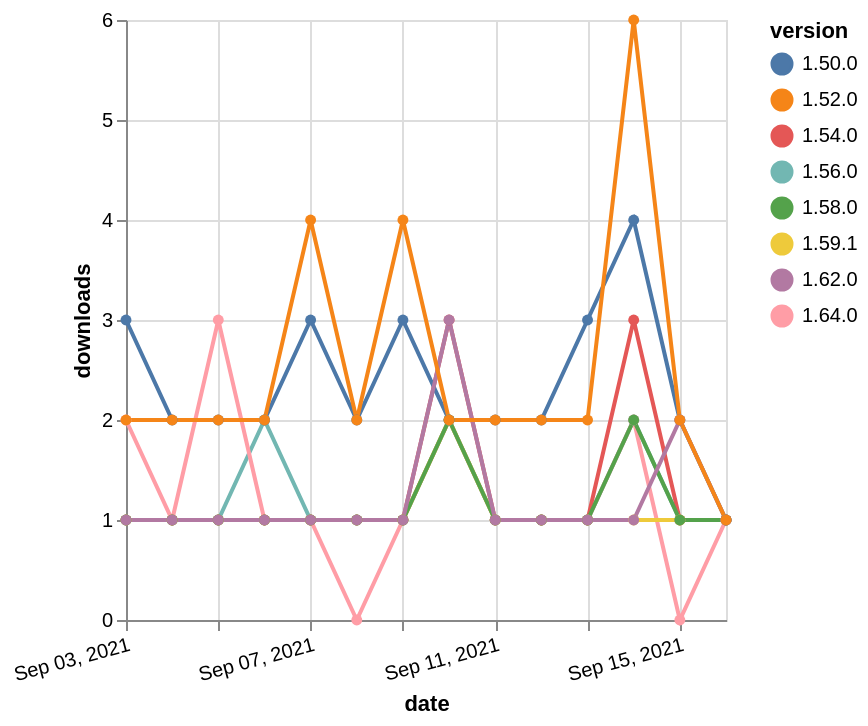

The Vega-Lite source for this figure:
### Vega-Lite specification from a JSON file in a GitHub repository (floating-point values rounded to 4 significant figures)
{"$schema": "https://vega.github.io/schema/vega-lite/v5.json", "description": "A simple bar chart with embedded data.", "data": {"values": [{"date": "2021-09-03", "total": 210, "delta": 1, "version": "1.56.0"}, {"date": "2021-09-04", "total": 211, "delta": 1, "version": "1.56.0"}, {"date": "2021-09-05", "total": 212, "delta": 1, "version": "1.56.0"}, {"date": "2021-09-06", "total": 214, "delta": 2, "version": "1.56.0"}, {"date": "2021-09-07", "total": 215, "delta": 1, "version": "1.56.0"}, {"date": "2021-09-08", "total": 216, "delta": 1, "version": "1.56.0"}, {"date": "2021-09-09", "total": 217, "delta": 1, "version": "1.56.0"}, {"date": "2021-09-10", "total": 219, "delta": 2, "version": "1.56.0"}, {"date": "2021-09-11", "total": 220, "delta": 1, "version": "1.56.0"}, {"date": "2021-09-12", "total": 221, "delta": 1, "version": "1.56.0"}, {"date": "2021-09-13", "total": 222, "delta": 1, "version": "1.56.0"}, {"date": "2021-09-14", "total": 224, "delta": 2, "version": "1.56.0"}, {"date": "2021-09-15", "total": 225, "delta": 1, "version": "1.56.0"}, {"date": "2021-09-16", "total": 226, "delta": 1, "version": "1.56.0"}, {"date": "2021-09-03", "total": 124, "delta": 2, "version": "1.64.0"}, {"date": "2021-09-04", "total": 125, "delta": 1, "version": "1.64.0"}, {"date": "2021-09-05", "total": 128, "delta": 3, "version": "1.64.0"}, {"date": "2021-09-06", "total": 129, "delta": 1, "version": "1.64.0"}, {"date": "2021-09-07", "total": 130, "delta": 1, "version": "1.64.0"}, {"date": "2021-09-08", "total": 130, "delta": 0, "version": "1.64.0"}, {"date": "2021-09-09", "total": 131, "delta": 1, "version": "1.64.0"}, {"date": "2021-09-10", "total": 133, "delta": 2, "version": "1.64.0"}, {"date": "2021-09-11", "total": 134, "delta": 1, "version": "1.64.0"}, {"date": "2021-09-12", "total": 135, "delta": 1, "version": "1.64.0"}, {"date": "2021-09-13", "total": 136, "delta": 1, "version": "1.64.0"}, {"date": "2021-09-14", "total": 138, "delta": 2, "version": "1.64.0"}, {"date": "2021-09-15", "total": 138, "delta": 0, "version": "1.64.0"}, {"date": "2021-09-16", "total": 139, "delta": 1, "version": "1.64.0"}, {"date": "2021-09-03", "total": 418, "delta": 1, "version": "1.54.0"}, {"date": "2021-09-04", "total": 419, "delta": 1, "version": "1.54.0"}, {"date": "2021-09-05", "total": 420, "delta": 1, "version": "1.54.0"}, {"date": "2021-09-06", "total": 421, "delta": 1, "version": "1.54.0"}, {"date": "2021-09-07", "total": 422, "delta": 1, "version": "1.54.0"}, {"date": "2021-09-08", "total": 423, "delta": 1, "version": "1.54.0"}, {"date": "2021-09-09", "total": 424, "delta": 1, "version": "1.54.0"}, {"date": "2021-09-10", "total": 427, "delta": 3, "version": "1.54.0"}, {"date": "2021-09-11", "total": 428, "delta": 1, "version": "1.54.0"}, {"date": "2021-09-12", "total": 429, "delta": 1, "version": "1.54.0"}, {"date": "2021-09-13", "total": 430, "delta": 1, "version": "1.54.0"}, {"date": "2021-09-14", "total": 433, "delta": 3, "version": "1.54.0"}, {"date": "2021-09-15", "total": 434, "delta": 1, "version": "1.54.0"}, {"date": "2021-09-16", "total": 435, "delta": 1, "version": "1.54.0"}, {"date": "2021-09-03", "total": 164, "delta": 1, "version": "1.59.1"}, {"date": "2021-09-04", "total": 165, "delta": 1, "version": "1.59.1"}, {"date": "2021-09-05", "total": 166, "delta": 1, "version": "1.59.1"}, {"date": "2021-09-06", "total": 167, "delta": 1, "version": "1.59.1"}, {"date": "2021-09-07", "total": 168, "delta": 1, "version": "1.59.1"}, {"date": "2021-09-08", "total": 169, "delta": 1, "version": "1.59.1"}, {"date": "2021-09-09", "total": 170, "delta": 1, "version": "1.59.1"}, {"date": "2021-09-10", "total": 172, "delta": 2, "version": "1.59.1"}, {"date": "2021-09-11", "total": 173, "delta": 1, "version": "1.59.1"}, {"date": "2021-09-12", "total": 174, "delta": 1, "version": "1.59.1"}, {"date": "2021-09-13", "total": 175, "delta": 1, "version": "1.59.1"}, {"date": "2021-09-14", "total": 176, "delta": 1, "version": "1.59.1"}, {"date": "2021-09-15", "total": 177, "delta": 1, "version": "1.59.1"}, {"date": "2021-09-16", "total": 178, "delta": 1, "version": "1.59.1"}, {"date": "2021-09-03", "total": 197, "delta": 1, "version": "1.58.0"}, {"date": "2021-09-04", "total": 198, "delta": 1, "version": "1.58.0"}, {"date": "2021-09-05", "total": 199, "delta": 1, "version": "1.58.0"}, {"date": "2021-09-06", "total": 200, "delta": 1, "version": "1.58.0"}, {"date": "2021-09-07", "total": 201, "delta": 1, "version": "1.58.0"}, {"date": "2021-09-08", "total": 202, "delta": 1, "version": "1.58.0"}, {"date": "2021-09-09", "total": 203, "delta": 1, "version": "1.58.0"}, {"date": "2021-09-10", "total": 205, "delta": 2, "version": "1.58.0"}, {"date": "2021-09-11", "total": 206, "delta": 1, "version": "1.58.0"}, {"date": "2021-09-12", "total": 207, "delta": 1, "version": "1.58.0"}, {"date": "2021-09-13", "total": 208, "delta": 1, "version": "1.58.0"}, {"date": "2021-09-14", "total": 210, "delta": 2, "version": "1.58.0"}, {"date": "2021-09-15", "total": 211, "delta": 1, "version": "1.58.0"}, {"date": "2021-09-16", "total": 212, "delta": 1, "version": "1.58.0"}, {"date": "2021-09-03", "total": 2353, "delta": 3, "version": "1.50.0"}, {"date": "2021-09-04", "total": 2355, "delta": 2, "version": "1.50.0"}, {"date": "2021-09-05", "total": 2357, "delta": 2, "version": "1.50.0"}, {"date": "2021-09-06", "total": 2359, "delta": 2, "version": "1.50.0"}, {"date": "2021-09-07", "total": 2362, "delta": 3, "version": "1.50.0"}, {"date": "2021-09-08", "total": 2364, "delta": 2, "version": "1.50.0"}, {"date": "2021-09-09", "total": 2367, "delta": 3, "version": "1.50.0"}, {"date": "2021-09-10", "total": 2369, "delta": 2, "version": "1.50.0"}, {"date": "2021-09-11", "total": 2371, "delta": 2, "version": "1.50.0"}, {"date": "2021-09-12", "total": 2373, "delta": 2, "version": "1.50.0"}, {"date": "2021-09-13", "total": 2376, "delta": 3, "version": "1.50.0"}, {"date": "2021-09-14", "total": 2380, "delta": 4, "version": "1.50.0"}, {"date": "2021-09-15", "total": 2382, "delta": 2, "version": "1.50.0"}, {"date": "2021-09-16", "total": 2383, "delta": 1, "version": "1.50.0"}, {"date": "2021-09-03", "total": 192, "delta": 1, "version": "1.62.0"}, {"date": "2021-09-04", "total": 193, "delta": 1, "version": "1.62.0"}, {"date": "2021-09-05", "total": 194, "delta": 1, "version": "1.62.0"}, {"date": "2021-09-06", "total": 195, "delta": 1, "version": "1.62.0"}, {"date": "2021-09-07", "total": 196, "delta": 1, "version": "1.62.0"}, {"date": "2021-09-08", "total": 197, "delta": 1, "version": "1.62.0"}, {"date": "2021-09-09", "total": 198, "delta": 1, "version": "1.62.0"}, {"date": "2021-09-10", "total": 201, "delta": 3, "version": "1.62.0"}, {"date": "2021-09-11", "total": 202, "delta": 1, "version": "1.62.0"}, {"date": "2021-09-12", "total": 203, "delta": 1, "version": "1.62.0"}, {"date": "2021-09-13", "total": 204, "delta": 1, "version": "1.62.0"}, {"date": "2021-09-14", "total": 205, "delta": 1, "version": "1.62.0"}, {"date": "2021-09-15", "total": 207, "delta": 2, "version": "1.62.0"}, {"date": "2021-09-16", "total": 208, "delta": 1, "version": "1.62.0"}, {"date": "2021-09-03", "total": 2480, "delta": 2, "version": "1.52.0"}, {"date": "2021-09-04", "total": 2482, "delta": 2, "version": "1.52.0"}, {"date": "2021-09-05", "total": 2484, "delta": 2, "version": "1.52.0"}, {"date": "2021-09-06", "total": 2486, "delta": 2, "version": "1.52.0"}, {"date": "2021-09-07", "total": 2490, "delta": 4, "version": "1.52.0"}, {"date": "2021-09-08", "total": 2492, "delta": 2, "version": "1.52.0"}, {"date": "2021-09-09", "total": 2496, "delta": 4, "version": "1.52.0"}, {"date": "2021-09-10", "total": 2498, "delta": 2, "version": "1.52.0"}, {"date": "2021-09-11", "total": 2500, "delta": 2, "version": "1.52.0"}, {"date": "2021-09-12", "total": 2502, "delta": 2, "version": "1.52.0"}, {"date": "2021-09-13", "total": 2504, "delta": 2, "version": "1.52.0"}, {"date": "2021-09-14", "total": 2510, "delta": 6, "version": "1.52.0"}, {"date": "2021-09-15", "total": 2512, "delta": 2, "version": "1.52.0"}, {"date": "2021-09-16", "total": 2513, "delta": 1, "version": "1.52.0"}]}, "width": "container", "mark": {"type": "line", "point": {"filled": true}}, "encoding": {"x": {"field": "date", "type": "temporal", "timeUnit": "yearmonthdate", "title": "date", "axis": {"labelAngle": -15}}, "y": {"field": "delta", "type": "quantitative", "title": "downloads"}, "color": {"field": "version", "type": "nominal"}, "tooltip": {"field": "delta"}}}
